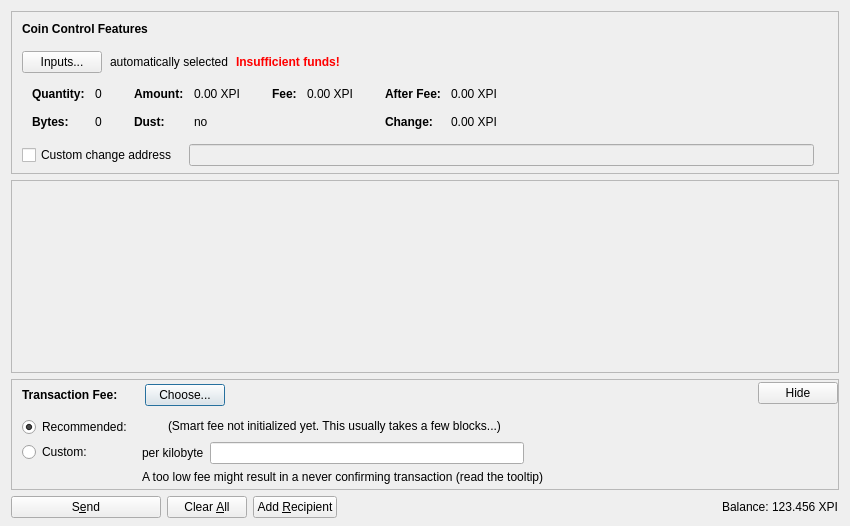
<?xml version="1.0" encoding="UTF-8"?>
<ui version="4.0">
 <class>SendCoinsDialog</class>
 <widget class="QDialog" name="SendCoinsDialog">
  <property name="geometry">
   <rect>
    <x>0</x>
    <y>0</y>
    <width>850</width>
    <height>526</height>
   </rect>
  </property>
  <property name="windowTitle">
   <string>Send Coins</string>
  </property>
  <layout class="QVBoxLayout" name="verticalLayout" stretch="0,1,0,0">
   <property name="bottomMargin">
    <number>8</number>
   </property>
   <item>
    <widget class="QFrame" name="frameCoinControl">
     <property name="sizePolicy">
      <sizepolicy hsizetype="Expanding" vsizetype="Expanding">
       <horstretch>0</horstretch>
       <verstretch>0</verstretch>
      </sizepolicy>
     </property>
     <property name="maximumSize">
      <size>
       <width>16777215</width>
       <height>16777215</height>
      </size>
     </property>
     <property name="frameShape">
      <enum>QFrame::StyledPanel</enum>
     </property>
     <property name="frameShadow">
      <enum>QFrame::Sunken</enum>
     </property>
     <layout class="QVBoxLayout" name="verticalLayoutCoinControl2">
      <property name="spacing">
       <number>0</number>
      </property>
      <property name="leftMargin">
       <number>0</number>
      </property>
      <property name="topMargin">
       <number>0</number>
      </property>
      <property name="rightMargin">
       <number>0</number>
      </property>
      <property name="bottomMargin">
       <number>6</number>
      </property>
      <item>
       <layout class="QVBoxLayout" name="verticalLayoutCoinControl" stretch="0,0,0,0,1">
        <property name="spacing">
         <number>0</number>
        </property>
        <property name="leftMargin">
         <number>10</number>
        </property>
        <property name="topMargin">
         <number>10</number>
        </property>
        <item>
         <layout class="QHBoxLayout" name="horizontalLayoutCoinControl1">
          <property name="bottomMargin">
           <number>15</number>
          </property>
          <item>
           <widget class="QLabel" name="labelCoinControlFeatures">
            <property name="sizePolicy">
             <sizepolicy hsizetype="Preferred" vsizetype="Maximum">
              <horstretch>0</horstretch>
              <verstretch>0</verstretch>
             </sizepolicy>
            </property>
            <property name="font">
             <font>
              <weight>75</weight>
              <bold>true</bold>
             </font>
            </property>
            <property name="styleSheet">
             <string notr="true">font-weight:bold;</string>
            </property>
            <property name="text">
             <string>Coin Control Features</string>
            </property>
           </widget>
          </item>
         </layout>
        </item>
        <item>
         <layout class="QHBoxLayout" name="horizontalLayoutCoinControl2" stretch="0,0,0,0">
          <property name="spacing">
           <number>8</number>
          </property>
          <property name="bottomMargin">
           <number>10</number>
          </property>
          <item>
           <widget class="QPushButton" name="pushButtonCoinControl">
            <property name="styleSheet">
             <string notr="true"/>
            </property>
            <property name="text">
             <string>Inputs...</string>
            </property>
            <property name="autoDefault">
             <bool>false</bool>
            </property>
           </widget>
          </item>
          <item>
           <widget class="QLabel" name="labelCoinControlAutomaticallySelected">
            <property name="text">
             <string>automatically selected</string>
            </property>
            <property name="margin">
             <number>5</number>
            </property>
           </widget>
          </item>
          <item>
           <widget class="QLabel" name="labelCoinControlInsuffFunds">
            <property name="font">
             <font>
              <weight>75</weight>
              <bold>true</bold>
             </font>
            </property>
            <property name="styleSheet">
             <string notr="true">color:red;font-weight:bold;</string>
            </property>
            <property name="text">
             <string>Insufficient funds!</string>
            </property>
            <property name="margin">
             <number>5</number>
            </property>
           </widget>
          </item>
          <item>
           <spacer name="horizontalSpacerCoinControl">
            <property name="orientation">
             <enum>Qt::Horizontal</enum>
            </property>
            <property name="sizeHint" stdset="0">
             <size>
              <width>40</width>
              <height>1</height>
             </size>
            </property>
           </spacer>
          </item>
         </layout>
        </item>
        <item>
         <widget class="QWidget" name="widgetCoinControl" native="true">
          <property name="sizePolicy">
           <sizepolicy hsizetype="Preferred" vsizetype="Preferred">
            <horstretch>0</horstretch>
            <verstretch>0</verstretch>
           </sizepolicy>
          </property>
          <property name="minimumSize">
           <size>
            <width>0</width>
            <height>0</height>
           </size>
          </property>
          <property name="styleSheet">
           <string notr="true"/>
          </property>
          <layout class="QHBoxLayout" name="horizontalLayoutCoinControl5">
           <property name="leftMargin">
            <number>0</number>
           </property>
           <property name="topMargin">
            <number>0</number>
           </property>
           <property name="rightMargin">
            <number>0</number>
           </property>
           <property name="bottomMargin">
            <number>0</number>
           </property>
           <item>
            <layout class="QHBoxLayout" name="horizontalLayoutCoinControl3" stretch="0,0,0,1">
             <property name="spacing">
              <number>20</number>
             </property>
             <property name="topMargin">
              <number>0</number>
             </property>
             <property name="bottomMargin">
              <number>10</number>
             </property>
             <item>
              <layout class="QFormLayout" name="formLayoutCoinControl1">
               <property name="horizontalSpacing">
                <number>10</number>
               </property>
               <property name="verticalSpacing">
                <number>14</number>
               </property>
               <property name="leftMargin">
                <number>10</number>
               </property>
               <property name="topMargin">
                <number>4</number>
               </property>
               <property name="rightMargin">
                <number>6</number>
               </property>
               <item row="0" column="0">
                <widget class="QLabel" name="labelCoinControlQuantityText">
                 <property name="font">
                  <font>
                   <weight>75</weight>
                   <bold>true</bold>
                  </font>
                 </property>
                 <property name="text">
                  <string>Quantity:</string>
                 </property>
                 <property name="margin">
                  <number>0</number>
                 </property>
                </widget>
               </item>
               <item row="0" column="1">
                <widget class="QLabel" name="labelCoinControlQuantity">
                 <property name="cursor">
                  <cursorShape>IBeamCursor</cursorShape>
                 </property>
                 <property name="contextMenuPolicy">
                  <enum>Qt::ActionsContextMenu</enum>
                 </property>
                 <property name="text">
                  <string notr="true">0</string>
                 </property>
                 <property name="margin">
                  <number>0</number>
                 </property>
                 <property name="textInteractionFlags">
                  <set>Qt::LinksAccessibleByMouse|Qt::TextSelectableByKeyboard|Qt::TextSelectableByMouse</set>
                 </property>
                </widget>
               </item>
               <item row="1" column="0">
                <widget class="QLabel" name="labelCoinControlBytesText">
                 <property name="font">
                  <font>
                   <weight>75</weight>
                   <bold>true</bold>
                  </font>
                 </property>
                 <property name="text">
                  <string>Bytes:</string>
                 </property>
                </widget>
               </item>
               <item row="1" column="1">
                <widget class="QLabel" name="labelCoinControlBytes">
                 <property name="cursor">
                  <cursorShape>IBeamCursor</cursorShape>
                 </property>
                 <property name="contextMenuPolicy">
                  <enum>Qt::ActionsContextMenu</enum>
                 </property>
                 <property name="text">
                  <string notr="true">0</string>
                 </property>
                 <property name="textInteractionFlags">
                  <set>Qt::LinksAccessibleByMouse|Qt::TextSelectableByKeyboard|Qt::TextSelectableByMouse</set>
                 </property>
                </widget>
               </item>
              </layout>
             </item>
             <item>
              <layout class="QFormLayout" name="formLayoutCoinControl2">
               <property name="horizontalSpacing">
                <number>10</number>
               </property>
               <property name="verticalSpacing">
                <number>14</number>
               </property>
               <property name="leftMargin">
                <number>6</number>
               </property>
               <property name="topMargin">
                <number>4</number>
               </property>
               <property name="rightMargin">
                <number>6</number>
               </property>
               <item row="0" column="0">
                <widget class="QLabel" name="labelCoinControlAmountText">
                 <property name="font">
                  <font>
                   <weight>75</weight>
                   <bold>true</bold>
                  </font>
                 </property>
                 <property name="text">
                  <string>Amount:</string>
                 </property>
                 <property name="margin">
                  <number>0</number>
                 </property>
                </widget>
               </item>
               <item row="0" column="1">
                <widget class="QLabel" name="labelCoinControlAmount">
                 <property name="cursor">
                  <cursorShape>IBeamCursor</cursorShape>
                 </property>
                 <property name="contextMenuPolicy">
                  <enum>Qt::ActionsContextMenu</enum>
                 </property>
                 <property name="text">
                  <string notr="true">0.00 XPI</string>
                 </property>
                 <property name="textInteractionFlags">
                  <set>Qt::LinksAccessibleByMouse|Qt::TextSelectableByKeyboard|Qt::TextSelectableByMouse</set>
                 </property>
                </widget>
               </item>
               <item row="1" column="0">
                <widget class="QLabel" name="labelCoinControlLowOutputText">
                 <property name="font">
                  <font>
                   <weight>75</weight>
                   <bold>true</bold>
                  </font>
                 </property>
                 <property name="text">
                  <string>Dust:</string>
                 </property>
                </widget>
               </item>
               <item row="1" column="1">
                <widget class="QLabel" name="labelCoinControlLowOutput">
                 <property name="cursor">
                  <cursorShape>IBeamCursor</cursorShape>
                 </property>
                 <property name="contextMenuPolicy">
                  <enum>Qt::ActionsContextMenu</enum>
                 </property>
                 <property name="text">
                  <string notr="true">no</string>
                 </property>
                 <property name="textInteractionFlags">
                  <set>Qt::LinksAccessibleByMouse|Qt::TextSelectableByKeyboard|Qt::TextSelectableByMouse</set>
                 </property>
                </widget>
               </item>
              </layout>
             </item>
             <item>
              <layout class="QFormLayout" name="formLayoutCoinControl3">
               <property name="horizontalSpacing">
                <number>10</number>
               </property>
               <property name="verticalSpacing">
                <number>14</number>
               </property>
               <property name="leftMargin">
                <number>6</number>
               </property>
               <property name="topMargin">
                <number>4</number>
               </property>
               <property name="rightMargin">
                <number>6</number>
               </property>
               <item row="0" column="0">
                <widget class="QLabel" name="labelCoinControlFeeText">
                 <property name="font">
                  <font>
                   <weight>75</weight>
                   <bold>true</bold>
                  </font>
                 </property>
                 <property name="text">
                  <string>Fee:</string>
                 </property>
                 <property name="margin">
                  <number>0</number>
                 </property>
                </widget>
               </item>
               <item row="0" column="1">
                <widget class="QLabel" name="labelCoinControlFee">
                 <property name="cursor">
                  <cursorShape>IBeamCursor</cursorShape>
                 </property>
                 <property name="contextMenuPolicy">
                  <enum>Qt::ActionsContextMenu</enum>
                 </property>
                 <property name="text">
                  <string notr="true">0.00 XPI</string>
                 </property>
                 <property name="textInteractionFlags">
                  <set>Qt::LinksAccessibleByMouse|Qt::TextSelectableByKeyboard|Qt::TextSelectableByMouse</set>
                 </property>
                </widget>
               </item>
              </layout>
             </item>
             <item>
              <layout class="QFormLayout" name="formLayoutCoinControl4">
               <property name="horizontalSpacing">
                <number>10</number>
               </property>
               <property name="verticalSpacing">
                <number>14</number>
               </property>
               <property name="leftMargin">
                <number>6</number>
               </property>
               <property name="topMargin">
                <number>4</number>
               </property>
               <property name="rightMargin">
                <number>6</number>
               </property>
               <item row="0" column="0">
                <widget class="QLabel" name="labelCoinControlAfterFeeText">
                 <property name="font">
                  <font>
                   <weight>75</weight>
                   <bold>true</bold>
                  </font>
                 </property>
                 <property name="text">
                  <string>After Fee:</string>
                 </property>
                 <property name="margin">
                  <number>0</number>
                 </property>
                </widget>
               </item>
               <item row="0" column="1">
                <widget class="QLabel" name="labelCoinControlAfterFee">
                 <property name="cursor">
                  <cursorShape>IBeamCursor</cursorShape>
                 </property>
                 <property name="contextMenuPolicy">
                  <enum>Qt::ActionsContextMenu</enum>
                 </property>
                 <property name="text">
                  <string notr="true">0.00 XPI</string>
                 </property>
                 <property name="textInteractionFlags">
                  <set>Qt::LinksAccessibleByMouse|Qt::TextSelectableByKeyboard|Qt::TextSelectableByMouse</set>
                 </property>
                </widget>
               </item>
               <item row="1" column="0">
                <widget class="QLabel" name="labelCoinControlChangeText">
                 <property name="font">
                  <font>
                   <weight>75</weight>
                   <bold>true</bold>
                  </font>
                 </property>
                 <property name="text">
                  <string>Change:</string>
                 </property>
                </widget>
               </item>
               <item row="1" column="1">
                <widget class="QLabel" name="labelCoinControlChange">
                 <property name="cursor">
                  <cursorShape>IBeamCursor</cursorShape>
                 </property>
                 <property name="contextMenuPolicy">
                  <enum>Qt::ActionsContextMenu</enum>
                 </property>
                 <property name="text">
                  <string notr="true">0.00 XPI</string>
                 </property>
                 <property name="textInteractionFlags">
                  <set>Qt::LinksAccessibleByMouse|Qt::TextSelectableByKeyboard|Qt::TextSelectableByMouse</set>
                 </property>
                </widget>
               </item>
              </layout>
             </item>
            </layout>
           </item>
          </layout>
         </widget>
        </item>
        <item>
         <layout class="QHBoxLayout" name="horizontalLayoutCoinControl4" stretch="0,0,0">
          <property name="spacing">
           <number>12</number>
          </property>
          <property name="sizeConstraint">
           <enum>QLayout::SetDefaultConstraint</enum>
          </property>
          <property name="topMargin">
           <number>5</number>
          </property>
          <property name="rightMargin">
           <number>5</number>
          </property>
          <item>
           <widget class="QCheckBox" name="checkBoxCoinControlChange">
            <property name="toolTip">
             <string>If this is activated, but the change address is empty or invalid, change will be sent to a newly generated address.</string>
            </property>
            <property name="text">
             <string>Custom change address</string>
            </property>
           </widget>
          </item>
          <item>
           <widget class="QValidatedLineEdit" name="lineEditCoinControlChange">
            <property name="enabled">
             <bool>false</bool>
            </property>
            <property name="sizePolicy">
             <sizepolicy hsizetype="Expanding" vsizetype="Fixed">
              <horstretch>0</horstretch>
              <verstretch>0</verstretch>
             </sizepolicy>
            </property>
           </widget>
          </item>
          <item>
           <widget class="QLabel" name="labelCoinControlChangeLabel">
            <property name="sizePolicy">
             <sizepolicy hsizetype="Preferred" vsizetype="Expanding">
              <horstretch>0</horstretch>
              <verstretch>0</verstretch>
             </sizepolicy>
            </property>
            <property name="minimumSize">
             <size>
              <width>0</width>
              <height>0</height>
             </size>
            </property>
            <property name="text">
             <string/>
            </property>
            <property name="margin">
             <number>3</number>
            </property>
           </widget>
          </item>
         </layout>
        </item>
        <item>
         <spacer name="verticalSpacerCoinControl">
          <property name="orientation">
           <enum>Qt::Vertical</enum>
          </property>
          <property name="sizeHint" stdset="0">
           <size>
            <width>800</width>
            <height>1</height>
           </size>
          </property>
         </spacer>
        </item>
       </layout>
      </item>
     </layout>
    </widget>
   </item>
   <item>
    <widget class="QScrollArea" name="scrollArea">
     <property name="widgetResizable">
      <bool>true</bool>
     </property>
     <widget class="QWidget" name="scrollAreaWidgetContents">
      <property name="geometry">
       <rect>
        <x>0</x>
        <y>0</y>
        <width>830</width>
        <height>104</height>
       </rect>
      </property>
      <layout class="QVBoxLayout" name="verticalLayout_2" stretch="0,1">
       <property name="leftMargin">
        <number>0</number>
       </property>
       <property name="topMargin">
        <number>0</number>
       </property>
       <property name="rightMargin">
        <number>0</number>
       </property>
       <property name="bottomMargin">
        <number>0</number>
       </property>
       <item>
        <layout class="QVBoxLayout" name="entries">
         <property name="spacing">
          <number>6</number>
         </property>
        </layout>
       </item>
       <item>
        <spacer name="verticalSpacer">
         <property name="orientation">
          <enum>Qt::Vertical</enum>
         </property>
         <property name="sizeHint" stdset="0">
          <size>
           <width>20</width>
           <height>40</height>
          </size>
         </property>
        </spacer>
       </item>
      </layout>
     </widget>
    </widget>
   </item>
   <item>
    <widget class="QFrame" name="frameFee">
     <property name="sizePolicy">
      <sizepolicy hsizetype="Expanding" vsizetype="Expanding">
       <horstretch>0</horstretch>
       <verstretch>0</verstretch>
      </sizepolicy>
     </property>
     <property name="maximumSize">
      <size>
       <width>16777215</width>
       <height>16777215</height>
      </size>
     </property>
     <property name="frameShape">
      <enum>QFrame::StyledPanel</enum>
     </property>
     <property name="frameShadow">
      <enum>QFrame::Sunken</enum>
     </property>
     <layout class="QVBoxLayout" name="verticalLayoutFee1">
      <property name="spacing">
       <number>0</number>
      </property>
      <property name="leftMargin">
       <number>0</number>
      </property>
      <property name="topMargin">
       <number>0</number>
      </property>
      <property name="rightMargin">
       <number>0</number>
      </property>
      <property name="bottomMargin">
       <number>0</number>
      </property>
      <item>
       <layout class="QVBoxLayout" name="verticalLayoutFee2" stretch="0,0,0">
        <property name="spacing">
         <number>0</number>
        </property>
        <property name="leftMargin">
         <number>10</number>
        </property>
        <property name="topMargin">
         <number>0</number>
        </property>
        <item>
         <layout class="QHBoxLayout" name="horizontalLayoutFee1">
          <property name="bottomMargin">
           <number>0</number>
          </property>
          <item>
           <layout class="QVBoxLayout" name="verticalLayoutFee7">
            <property name="spacing">
             <number>0</number>
            </property>
            <item>
             <spacer name="verticalSpacerSmartFee">
              <property name="orientation">
               <enum>Qt::Vertical</enum>
              </property>
              <property name="sizeType">
               <enum>QSizePolicy::Fixed</enum>
              </property>
              <property name="sizeHint" stdset="0">
               <size>
                <width>1</width>
                <height>4</height>
               </size>
              </property>
             </spacer>
            </item>
            <item>
             <layout class="QHBoxLayout" name="horizontalLayoutSmartFee">
              <property name="spacing">
               <number>10</number>
              </property>
              <item>
               <widget class="QLabel" name="labelFeeHeadline">
                <property name="sizePolicy">
                 <sizepolicy hsizetype="Preferred" vsizetype="Maximum">
                  <horstretch>0</horstretch>
                  <verstretch>0</verstretch>
                 </sizepolicy>
                </property>
                <property name="font">
                 <font>
                  <weight>75</weight>
                  <bold>true</bold>
                 </font>
                </property>
                <property name="styleSheet">
                 <string notr="true">font-weight:bold;</string>
                </property>
                <property name="text">
                 <string>Transaction Fee:</string>
                </property>
               </widget>
              </item>
              <item>
               <widget class="QLabel" name="labelFeeMinimized">
                <property name="text">
                 <string/>
                </property>
               </widget>
              </item>
              <item>
               <widget class="QPushButton" name="buttonChooseFee">
                <property name="text">
                 <string>Choose...</string>
                </property>
               </widget>
              </item>
             </layout>
            </item>
            <item>
             <spacer name="verticalSpacer_5">
              <property name="orientation">
               <enum>Qt::Vertical</enum>
              </property>
              <property name="sizeHint" stdset="0">
               <size>
                <width>1</width>
                <height>1</height>
               </size>
              </property>
             </spacer>
            </item>
           </layout>
          </item>
          <item>
           <spacer name="horizontalSpacer_4">
            <property name="orientation">
             <enum>Qt::Horizontal</enum>
            </property>
            <property name="sizeHint" stdset="0">
             <size>
              <width>40</width>
              <height>20</height>
             </size>
            </property>
           </spacer>
          </item>
          <item>
           <widget class="QPushButton" name="buttonMinimizeFee">
            <property name="toolTip">
             <string>Hide transaction fee settings</string>
            </property>
            <property name="text">
             <string>Hide</string>
            </property>
           </widget>
          </item>
         </layout>
        </item>
        <item>
         <widget class="QFrame" name="frameFeeSelection">
          <layout class="QVBoxLayout" name="verticalLayoutFee12">
           <property name="spacing">
            <number>0</number>
           </property>
           <property name="leftMargin">
            <number>0</number>
           </property>
           <property name="topMargin">
            <number>0</number>
           </property>
           <property name="rightMargin">
            <number>0</number>
           </property>
           <property name="bottomMargin">
            <number>0</number>
           </property>
           <item>
            <layout class="QGridLayout" name="gridLayoutFee">
             <property name="topMargin">
              <number>10</number>
             </property>
             <property name="bottomMargin">
              <number>4</number>
             </property>
             <property name="horizontalSpacing">
              <number>10</number>
             </property>
             <property name="verticalSpacing">
              <number>4</number>
             </property>
             <item row="1" column="1">
              <layout class="QVBoxLayout" name="verticalLayoutFee8">
               <property name="spacing">
                <number>6</number>
               </property>
               <item>
                <layout class="QHBoxLayout" name="horizontalLayoutFee13">
                 <item>
                  <widget class="QLabel" name="labelCustomPerKilobyte">
                   <property name="toolTip">
                    <string>Specify a custom fee per kB (1,000 bytes) of the transaction's size.

Note:  Since the fee is calculated on a per-byte basis, a fee of "100 satoshis per kB" for a transaction size of 500 bytes (half of 1 kB) would ultimately yield a fee of only 50 satoshis.</string>
                   </property>
                   <property name="text">
                    <string>per kilobyte</string>
                   </property>
                  </widget>
                 </item>
                 <item>
                  <widget class="BitcoinAmountField" name="customFee"/>
                 </item>
                 <item>
                  <spacer name="horizontalSpacer_6">
                   <property name="orientation">
                    <enum>Qt::Horizontal</enum>
                   </property>
                   <property name="sizeHint" stdset="0">
                    <size>
                     <width>1</width>
                     <height>1</height>
                    </size>
                   </property>
                  </spacer>
                 </item>
                </layout>
               </item>
               <item>
                <layout class="QHBoxLayout" name="horizontalLayoutFee8">
                 <item>
                  <widget class="QLabel" name="labelCustomFeeWarning">
                   <property name="enabled">
                    <bool>true</bool>
                   </property>
                   <property name="toolTip">
                    <string>When there is less transaction volume than space in the blocks, miners as well as relaying nodes may enforce a minimum fee. Paying only this minimum fee is just fine, but be aware that this can result in a never confirming transaction once there is more demand for bitcoin transactions than the network can process.</string>
                   </property>
                   <property name="text">
                    <string>A too low fee might result in a never confirming transaction (read the tooltip)</string>
                   </property>
                  </widget>
                 </item>
                 <item>
                  <spacer name="horizontalSpacer_2">
                   <property name="orientation">
                    <enum>Qt::Horizontal</enum>
                   </property>
                   <property name="sizeHint" stdset="0">
                    <size>
                     <width>1</width>
                     <height>1</height>
                    </size>
                   </property>
                  </spacer>
                 </item>
                </layout>
               </item>
              </layout>
             </item>
             <item row="0" column="0">
              <layout class="QVBoxLayout" name="verticalLayoutFee4" stretch="0,1">
               <item>
                <widget class="QRadioButton" name="radioSmartFee">
                 <property name="text">
                  <string>Recommended:</string>
                 </property>
                 <property name="checked">
                  <bool>true</bool>
                 </property>
                 <attribute name="buttonGroup">
                  <string notr="true">groupFee</string>
                 </attribute>
                </widget>
               </item>
               <item>
                <spacer name="verticalSpacer_2">
                 <property name="orientation">
                  <enum>Qt::Vertical</enum>
                 </property>
                 <property name="sizeHint" stdset="0">
                  <size>
                   <width>1</width>
                   <height>1</height>
                  </size>
                 </property>
                </spacer>
               </item>
              </layout>
             </item>
             <item row="1" column="0">
              <layout class="QVBoxLayout" name="verticalLayoutFee9" stretch="0,1">
               <item>
                <widget class="QRadioButton" name="radioCustomFee">
                 <property name="text">
                  <string>Custom:</string>
                 </property>
                 <attribute name="buttonGroup">
                  <string notr="true">groupFee</string>
                 </attribute>
                </widget>
               </item>
               <item>
                <spacer name="verticalSpacer_6">
                 <property name="orientation">
                  <enum>Qt::Vertical</enum>
                 </property>
                 <property name="sizeHint" stdset="0">
                  <size>
                   <width>1</width>
                   <height>1</height>
                  </size>
                 </property>
                </spacer>
               </item>
              </layout>
             </item>
             <item row="0" column="1">
              <layout class="QVBoxLayout" name="verticalLayoutFee3" stretch="0,0,1">
               <property name="spacing">
                <number>6</number>
               </property>
               <property name="topMargin">
                <number>2</number>
               </property>
               <item>
                <layout class="QHBoxLayout" name="horizontalLayoutFee12">
                 <item>
                  <widget class="QLabel" name="labelSmartFee">
                   <property name="text">
                    <string/>
                   </property>
                  </widget>
                 </item>
                 <item>
                  <widget class="QLabel" name="labelFeeEstimation">
                   <property name="text">
                    <string/>
                   </property>
                  </widget>
                 </item>
                 <item>
                  <widget class="QLabel" name="labelSmartFee2">
                   <property name="text">
                    <string>(Smart fee not initialized yet. This usually takes a few blocks...)</string>
                   </property>
                  </widget>
                 </item>
                 <item>
                  <spacer name="horizontalSpacer_5">
                   <property name="orientation">
                    <enum>Qt::Horizontal</enum>
                   </property>
                   <property name="sizeHint" stdset="0">
                    <size>
                     <width>1</width>
                     <height>1</height>
                    </size>
                   </property>
                  </spacer>
                 </item>
                </layout>
               </item>
               <item>
                <spacer name="verticalSpacer_4">
                 <property name="orientation">
                  <enum>Qt::Vertical</enum>
                 </property>
                 <property name="sizeHint" stdset="0">
                  <size>
                   <width>1</width>
                   <height>1</height>
                  </size>
                 </property>
                </spacer>
               </item>
              </layout>
             </item>
            </layout>
           </item>
          </layout>
         </widget>
        </item>
        <item>
         <spacer name="verticalSpacerFee">
          <property name="orientation">
           <enum>Qt::Vertical</enum>
          </property>
          <property name="sizeHint" stdset="0">
           <size>
            <width>800</width>
            <height>1</height>
           </size>
          </property>
         </spacer>
        </item>
       </layout>
      </item>
     </layout>
    </widget>
   </item>
   <item>
    <layout class="QHBoxLayout" name="horizontalLayout">
     <item>
      <widget class="QPushButton" name="sendButton">
       <property name="minimumSize">
        <size>
         <width>150</width>
         <height>0</height>
        </size>
       </property>
       <property name="toolTip">
        <string>Confirm the send action</string>
       </property>
       <property name="text">
        <string>S&amp;end</string>
       </property>
       <property name="icon">
        <iconset resource="../bitcoin.qrc">
         <normaloff>:/icons/send</normaloff>:/icons/send</iconset>
       </property>
       <property name="autoDefault">
        <bool>false</bool>
       </property>
       <property name="default">
        <bool>false</bool>
       </property>
      </widget>
     </item>
     <item>
      <widget class="QPushButton" name="clearButton">
       <property name="sizePolicy">
        <sizepolicy hsizetype="Minimum" vsizetype="Fixed">
         <horstretch>0</horstretch>
         <verstretch>0</verstretch>
        </sizepolicy>
       </property>
       <property name="toolTip">
        <string>Clear all fields of the form.</string>
       </property>
       <property name="text">
        <string>Clear &amp;All</string>
       </property>
       <property name="icon">
        <iconset resource="../bitcoin.qrc">
         <normaloff>:/icons/remove</normaloff>:/icons/remove</iconset>
       </property>
       <property name="autoDefault">
        <bool>false</bool>
       </property>
      </widget>
     </item>
     <item>
      <widget class="QPushButton" name="addButton">
       <property name="toolTip">
        <string>Send to multiple recipients at once</string>
       </property>
       <property name="text">
        <string>Add &amp;Recipient</string>
       </property>
       <property name="icon">
        <iconset resource="../bitcoin.qrc">
         <normaloff>:/icons/add</normaloff>:/icons/add</iconset>
       </property>
       <property name="autoDefault">
        <bool>false</bool>
       </property>
      </widget>
     </item>
     <item>
      <spacer name="horizontalSpacer">
       <property name="orientation">
        <enum>Qt::Horizontal</enum>
       </property>
       <property name="sizeHint" stdset="0">
        <size>
         <width>40</width>
         <height>20</height>
        </size>
       </property>
      </spacer>
     </item>
     <item>
      <layout class="QHBoxLayout" name="horizontalLayout_2">
       <property name="spacing">
        <number>3</number>
       </property>
       <item>
        <widget class="QLabel" name="labelBalanceName">
         <property name="sizePolicy">
          <sizepolicy hsizetype="Preferred" vsizetype="Fixed">
           <horstretch>0</horstretch>
           <verstretch>0</verstretch>
          </sizepolicy>
         </property>
         <property name="text">
          <string>Balance:</string>
         </property>
        </widget>
       </item>
       <item>
        <widget class="QLabel" name="labelBalance">
         <property name="sizePolicy">
          <sizepolicy hsizetype="Preferred" vsizetype="Fixed">
           <horstretch>0</horstretch>
           <verstretch>0</verstretch>
          </sizepolicy>
         </property>
         <property name="cursor">
          <cursorShape>IBeamCursor</cursorShape>
         </property>
         <property name="text">
          <string notr="true">123.456 XPI</string>
         </property>
         <property name="textInteractionFlags">
          <set>Qt::LinksAccessibleByMouse|Qt::TextSelectableByKeyboard|Qt::TextSelectableByMouse</set>
         </property>
        </widget>
       </item>
      </layout>
     </item>
    </layout>
   </item>
  </layout>
 </widget>
 <customwidgets>
  <customwidget>
   <class>QValidatedLineEdit</class>
   <extends>QLineEdit</extends>
   <header>qt/qvalidatedlineedit.h</header>
  </customwidget>
  <customwidget>
   <class>BitcoinAmountField</class>
   <extends>QLineEdit</extends>
   <header>qt/bitcoinamountfield.h</header>
   <container>1</container>
  </customwidget>
 </customwidgets>
 <resources>
  <include location="../bitcoin.qrc"/>
 </resources>
 <connections/>
 <buttongroups>
  <buttongroup name="groupFee"/>
 </buttongroups>
</ui>
